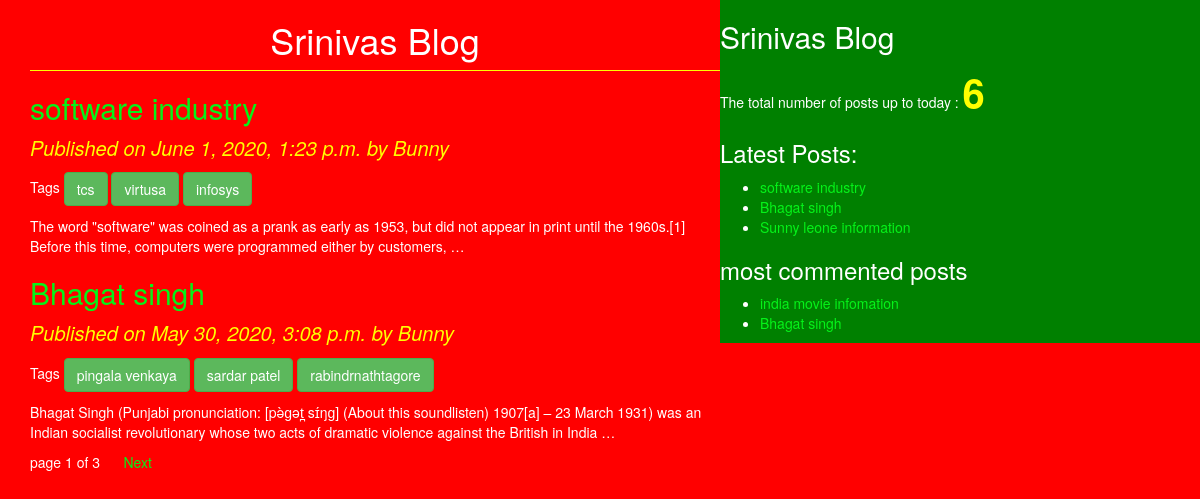
The page / on the database its author committed.
### blog/models.py (models this page shows, shortened)
class Post(models.Model):
    STATUS_CHOICES=(('draft','Draft'),('published','Published'))
    title=models.CharField(max_length=256)
    slug=models.SlugField(max_length=264,unique_for_date='publish')
    author=models.ForeignKey(User,related_name='blog_posts',on_delete=models.CASCADE)
    body=models.TextField(max_length=5000)
    publish=models.DateTimeField(default=timezone.now)
    created=models.DateTimeField(auto_now_add=True)
    updated=models.DateTimeField(auto_now=True)
    status=models.CharField(max_length=256,choices =STATUS_CHOICES,default='draft')
    objects=CustomManager()
    tags=TaggableManager()
    class Meta:
        ordering=('-publish',)
    def get_absoulte_url(self):
        return reverse('post_detail',args=[self.publish.year,self.publish.strftime('%m'),self.publish.strftime('%d'),self.slug])

### blog/views.py (the view)
# urls.py: path('', views.post_list_view),
def post_list_view(request,tag_slug=None):
    post_list=Post.objects.all()
    tag=None
    if tag_slug:
        tag=get_object_or_404(Tag,slug=tag_slug)
        post_list=post_list.filter(tags__in=[tag])
    paginator=Paginator(post_list,2)
    page_number=request.GET.get('page')
    try:
        post_list=paginator.page(page_number)
    except PageNotAnInteger:
        post_list=paginator.page(1)
    except EmptyPage:
        post_list=paginator.page(paginator.num_pages)
    return render(request,'blog/post_list.html',{'post_list':post_list,'tag':tag})

### blog/models.py (called while the page is built)
    def get_queryset(self):
        return super().get_queryset().filter(status='published')

### blog/templatetags/blog_tags.py (called while the page is built)
@register.simple_tag
def total_posts():
    return Post.objects.count()

@register.inclusion_tag('blog/latest_posts123.html')
def show_latest_posts():
    latest_posts=Post.objects.order_by('-publish')[:3]
    return {'latest_posts':latest_posts}

@register.simple_tag
def get_most_commented_posts():
    return Post.objects.annotate(total_comments=Count('comments')).order_by('-total_comments')[:2]

### templates/blog/post_list.html (shortened to what this page needs)
<!DOCTYPE html>
{%extends 'blog/base.html'%}
{%block content%}
<h1>Srinivas Blog</h1>
{% for post in post_list%}
<a href="{{post.get_absoulte_url}}"><h2>{{post.title}} </h2></a>
<p id='date'>Published on {{post.publish}} by {{post.author|title}}</p>
<p>Tags
{% for tag in post.tags.all%}
<a href="{%url 'post_list_by_tag_name' tag.slug%}" class="btn btn-success">{{tag.name}}</a>
{%endfor%}
</p>
{{post.body|truncatewords:30|linebreaks}}
{%endfor%}
{%include 'blog/paginator.html' with page=post_list%}
{%endblock%}

### templates/blog/base.html (shortened to what this page needs)
<!DOCTYPE html>
{%load blog_tags%}
{%load static%}
<html lang="en" dir="ltr">
  <head>
    <link rel="stylesheet" href="https://stackpath.bootstrapcdn.com/bootstrap/3.4.1/css/bootstrap.min.css">
<link rel="stylesheet" href="{%static "css/blog.css" %}">
  </head>
  <body>
<div class="content">
  {%block content%}
  {%endblock%}
</div>
<div class="sidebar">
  <h2>Srinivas Blog</h2>
  <p>The total number of posts up to today :
<span id="pcount">{%total_posts%}</span>
    </p>
    <h3>Latest Posts:</h3>{%show_latest_posts%}
    <h3>most commented posts</h3>
    {% get_most_commented_posts as most_commented_posts%}
    <ul>
      {% for post in most_commented_posts %}
      <li>  <a href="{{post.get_absoulte_url}}">{{post.title}} </a></li>
      {%endfor%}
    </ul>
</div>
  </body>
</html>

### templates/blog/paginator.html (shortened to what this page needs)
<div class="paginator">
  <span>  page {{page.number}} of {{page.paginator.num_pages}}</span>&nbsp&nbsp
  {%if page.has_next%}
  <a href="?page={{page.next_page_number}}">Next</a>
  {%endif%}
</div>

### templates/blog/latest_posts123.html
<ul>
{% for post in latest_posts%}
<li><a href="{{post.get_absoulte_url}}">{{post.title}} </a></li>
{%endfor%}
</ul>

### static/css/blog.css (style rules this page uses)
.content { width:60%; float: left; padding: 0 0 0 30px; background: red; height: 100%; }
.sidebar { width:40%; float: right; padding: 10 ; background: green; height: 100%; }
h1 { text-align: center; border-bottom: 1px solid yellow; padding-bottom: 10px; }
body { color: white; background: red; }
#date { color: yellow; font-size: 20px; font-style: italic; }
a { color:#05f219; }
#pcount { font-size: 40px; color: yellow; font-weight: bold; }

### rows shown on the page
Post: title "software industry", publish "June 1, 2020, 1:23 p.m.", author "Bunny", body "The word \"software\" was coined as a prank as early as 1953, but did not appear in print until the 1960s.[1] Before this time, computers were programmed either by customers, …"
Tag: name "tcs"
Tag: name "virtusa"
Tag: name "infosys"
Post: title "Bhagat singh", publish "May 30, 2020, 3:08 p.m.", author "Bunny", body "Bhagat Singh (Punjabi pronunciation: [pə̀ɡət̪ sɪ́ŋɡ] (About this soundlisten) 1907[a] – 23 March 1931) was an Indian socialist revolutionary whose two acts of dramatic violence against the British in India …"
Tag: name "pingala venkaya"
Tag: name "sardar patel"
Tag: name "rabindrnathtagore"
Post: title "Sunny leone information"
Post: title "india movie infomation"

### other values the page prints
{{ page.number }} "1"
{{ page.paginator.num_pages }} "3"
